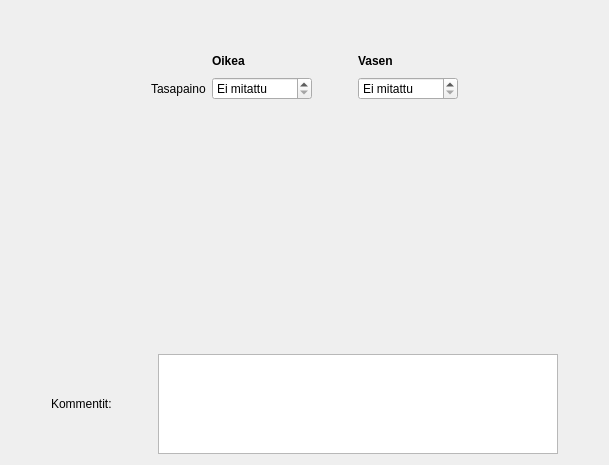
      <widget class="QWidget" name="tabTasap">
       <attribute name="title">
        <string>Tasapaino</string>
       </attribute>
       <layout class="QVBoxLayout" name="verticalLayout_6">
        <item>
         <spacer name="verticalSpacer_21">
          <property name="orientation">
           <enum>Qt::Vertical</enum>
          </property>
          <property name="sizeHint" stdset="0">
           <size>
            <width>20</width>
            <height>40</height>
           </size>
          </property>
         </spacer>
        </item>
        <item>
         <layout class="QGridLayout" name="gridLayout_19">
          <item row="1" column="4">
           <widget class="QLabel" name="label_300">
            <property name="font">
             <font>
              <weight>75</weight>
              <bold>true</bold>
             </font>
            </property>
            <property name="text">
             <string>Vasen</string>
            </property>
           </widget>
          </item>
          <item row="1" column="5">
           <spacer name="horizontalSpacer_72">
            <property name="orientation">
             <enum>Qt::Horizontal</enum>
            </property>
            <property name="sizeHint" stdset="0">
             <size>
              <width>40</width>
              <height>20</height>
             </size>
            </property>
           </spacer>
          </item>
          <item row="1" column="2">
           <widget class="QLabel" name="label_306">
            <property name="font">
             <font>
              <weight>75</weight>
              <bold>true</bold>
             </font>
            </property>
            <property name="text">
             <string>Oikea</string>
            </property>
           </widget>
          </item>
          <item row="1" column="0">
           <spacer name="horizontalSpacer_73">
            <property name="orientation">
             <enum>Qt::Horizontal</enum>
            </property>
            <property name="sizeHint" stdset="0">
             <size>
              <width>40</width>
              <height>20</height>
             </size>
            </property>
           </spacer>
          </item>
          <item row="3" column="2">
           <widget class="QSpinBox" name="dataTasapOik">
            <property name="minimumSize">
             <size>
              <width>100</width>
              <height>0</height>
             </size>
            </property>
            <property name="specialValueText">
             <string>Ei mitattu</string>
            </property>
            <property name="suffix">
             <string> s</string>
            </property>
            <property name="minimum">
             <number>-1</number>
            </property>
            <property name="value">
             <number>-1</number>
            </property>
           </widget>
          </item>
          <item row="3" column="1">
           <widget class="QLabel" name="label_309">
            <property name="text">
             <string>Tasapaino</string>
            </property>
           </widget>
          </item>
          <item row="3" column="4">
           <widget class="QSpinBox" name="dataTasapVas">
            <property name="minimumSize">
             <size>
              <width>100</width>
              <height>0</height>
             </size>
            </property>
            <property name="specialValueText">
             <string>Ei mitattu</string>
            </property>
            <property name="suffix">
             <string> s</string>
            </property>
            <property name="minimum">
             <number>-1</number>
            </property>
            <property name="value">
             <number>-1</number>
            </property>
           </widget>
          </item>
          <item row="3" column="3">
           <spacer name="horizontalSpacer_23">
            <property name="orientation">
             <enum>Qt::Horizontal</enum>
            </property>
            <property name="sizeType">
             <enum>QSizePolicy::Fixed</enum>
            </property>
            <property name="sizeHint" stdset="0">
             <size>
              <width>40</width>
              <height>20</height>
             </size>
            </property>
           </spacer>
          </item>
         </layout>
        </item>
        <item>
         <spacer name="verticalSpacer_20">
          <property name="orientation">
           <enum>Qt::Vertical</enum>
          </property>
          <property name="sizeHint" stdset="0">
           <size>
            <width>20</width>
            <height>248</height>
           </size>
          </property>
         </spacer>
        </item>
        <item>
         <layout class="QHBoxLayout" name="horizontalLayout_12">
          <item>
           <spacer name="horizontalSpacer_49">
            <property name="orientation">
             <enum>Qt::Horizontal</enum>
            </property>
            <property name="sizeHint" stdset="0">
             <size>
              <width>40</width>
              <height>20</height>
             </size>
            </property>
           </spacer>
          </item>
          <item>
           <widget class="QLabel" name="label_243">
            <property name="text">
             <string>Kommentit:</string>
            </property>
           </widget>
          </item>
          <item>
           <spacer name="horizontalSpacer_50">
            <property name="orientation">
             <enum>Qt::Horizontal</enum>
            </property>
            <property name="sizeHint" stdset="0">
             <size>
              <width>40</width>
              <height>20</height>
             </size>
            </property>
           </spacer>
          </item>
          <item>
           <widget class="QTextEdit" name="datacmtTasap">
            <property name="sizePolicy">
             <sizepolicy hsizetype="Fixed" vsizetype="Fixed">
              <horstretch>0</horstretch>
              <verstretch>0</verstretch>
             </sizepolicy>
            </property>
            <property name="minimumSize">
             <size>
              <width>400</width>
              <height>100</height>
             </size>
            </property>
            <property name="maximumSize">
             <size>
              <width>400</width>
              <height>100</height>
             </size>
            </property>
           </widget>
          </item>
          <item>
           <spacer name="horizontalSpacer_51">
            <property name="orientation">
             <enum>Qt::Horizontal</enum>
            </property>
            <property name="sizeHint" stdset="0">
             <size>
              <width>40</width>
              <height>20</height>
             </size>
            </property>
           </spacer>
          </item>
         </layout>
        </item>
       </layout>
      </widget>
